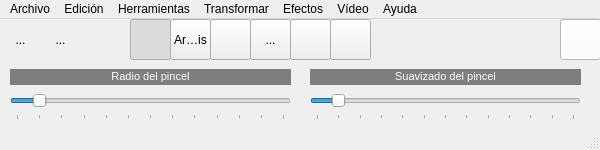
<?xml version="1.0" encoding="UTF-8"?>
<ui version="4.0">
 <class>MainWindow</class>
 <widget class="QMainWindow" name="MainWindow">
  <property name="geometry">
   <rect>
    <x>0</x>
    <y>0</y>
    <width>600</width>
    <height>150</height>
   </rect>
  </property>
  <property name="minimumSize">
   <size>
    <width>600</width>
    <height>150</height>
   </size>
  </property>
  <property name="maximumSize">
   <size>
    <width>600</width>
    <height>150</height>
   </size>
  </property>
  <property name="windowTitle">
   <string>QFotoPaint6</string>
  </property>
  <property name="windowIcon">
   <iconset resource="recursos.qrc">
    <normaloff>:/imagenes/icono.png</normaloff>:/imagenes/icono.png</iconset>
  </property>
  <widget class="QWidget" name="centralWidget">
   <widget class="QToolButton" name="toolButton">
    <property name="geometry">
     <rect>
      <x>40</x>
      <y>0</y>
      <width>41</width>
      <height>41</height>
     </rect>
    </property>
    <property name="text">
     <string>...</string>
    </property>
    <property name="icon">
     <iconset resource="recursos.qrc">
      <normaloff>:/imagenes/abrir.png</normaloff>:/imagenes/abrir.png</iconset>
    </property>
    <property name="iconSize">
     <size>
      <width>32</width>
      <height>32</height>
     </size>
    </property>
    <property name="autoRaise">
     <bool>true</bool>
    </property>
   </widget>
   <widget class="QToolButton" name="toolButton_2">
    <property name="geometry">
     <rect>
      <x>0</x>
      <y>0</y>
      <width>41</width>
      <height>41</height>
     </rect>
    </property>
    <property name="text">
     <string>...</string>
    </property>
    <property name="icon">
     <iconset resource="recursos.qrc">
      <normaloff>:/imagenes/nuevo.png</normaloff>:/imagenes/nuevo.png</iconset>
    </property>
    <property name="iconSize">
     <size>
      <width>32</width>
      <height>32</height>
     </size>
    </property>
    <property name="autoRaise">
     <bool>true</bool>
    </property>
   </widget>
   <widget class="QLabel" name="label">
    <property name="geometry">
     <rect>
      <x>10</x>
      <y>50</y>
      <width>281</width>
      <height>16</height>
     </rect>
    </property>
    <property name="styleSheet">
     <string notr="true">background-color: rgb(126, 126, 126);</string>
    </property>
    <property name="text">
     <string>&lt;!DOCTYPE HTML PUBLIC &quot;-//W3C//DTD HTML 4.0//EN&quot; &quot;http://www.w3.org/TR/REC-html40/strict.dtd&quot;&gt;
&lt;html&gt;&lt;head&gt;&lt;meta name=&quot;qrichtext&quot; content=&quot;1&quot; /&gt;&lt;style type=&quot;text/css&quot;&gt;
p, li { white-space: pre-wrap; }
&lt;/style&gt;&lt;/head&gt;&lt;body style=&quot; font-family:'MS Shell Dlg 2'; font-size:8.25pt; font-weight:400; font-style:normal;&quot;&gt;
&lt;p style=&quot; margin-top:0px; margin-bottom:0px; margin-left:0px; margin-right:0px; -qt-block-indent:0; text-indent:0px;&quot;&gt;&lt;span style=&quot; font-size:8pt; color:#ffffff;&quot;&gt;Radio del pincel&lt;/span&gt;&lt;/p&gt;&lt;/body&gt;&lt;/html&gt;</string>
    </property>
    <property name="alignment">
     <set>Qt::AlignmentFlag::AlignCenter</set>
    </property>
    <property name="wordWrap">
     <bool>false</bool>
    </property>
   </widget>
   <widget class="QSlider" name="horizontalSlider">
    <property name="geometry">
     <rect>
      <x>10</x>
      <y>70</y>
      <width>281</width>
      <height>31</height>
     </rect>
    </property>
    <property name="maximum">
     <number>120</number>
    </property>
    <property name="value">
     <number>10</number>
    </property>
    <property name="orientation">
     <enum>Qt::Orientation::Horizontal</enum>
    </property>
    <property name="tickPosition">
     <enum>QSlider::TickPosition::TicksBelow</enum>
    </property>
    <property name="tickInterval">
     <number>10</number>
    </property>
   </widget>
   <widget class="QLabel" name="label_2">
    <property name="geometry">
     <rect>
      <x>310</x>
      <y>50</y>
      <width>271</width>
      <height>16</height>
     </rect>
    </property>
    <property name="styleSheet">
     <string notr="true">background-color: rgb(126, 126, 126);</string>
    </property>
    <property name="text">
     <string>&lt;!DOCTYPE HTML PUBLIC &quot;-//W3C//DTD HTML 4.0//EN&quot; &quot;http://www.w3.org/TR/REC-html40/strict.dtd&quot;&gt;
&lt;html&gt;&lt;head&gt;&lt;meta name=&quot;qrichtext&quot; content=&quot;1&quot; /&gt;&lt;style type=&quot;text/css&quot;&gt;
p, li { white-space: pre-wrap; }
&lt;/style&gt;&lt;/head&gt;&lt;body style=&quot; font-family:'MS Shell Dlg 2'; font-size:8.25pt; font-weight:400; font-style:normal;&quot;&gt;
&lt;p style=&quot; margin-top:0px; margin-bottom:0px; margin-left:0px; margin-right:0px; -qt-block-indent:0; text-indent:0px;&quot;&gt;&lt;span style=&quot; font-size:8pt; color:#ffffff;&quot;&gt;Suavizado del pincel&lt;/span&gt;&lt;/p&gt;&lt;/body&gt;&lt;/html&gt;</string>
    </property>
    <property name="alignment">
     <set>Qt::AlignmentFlag::AlignCenter</set>
    </property>
    <property name="wordWrap">
     <bool>false</bool>
    </property>
   </widget>
   <widget class="QSlider" name="horizontalSlider_2">
    <property name="geometry">
     <rect>
      <x>310</x>
      <y>70</y>
      <width>271</width>
      <height>31</height>
     </rect>
    </property>
    <property name="maximum">
     <number>120</number>
    </property>
    <property name="value">
     <number>10</number>
    </property>
    <property name="orientation">
     <enum>Qt::Orientation::Horizontal</enum>
    </property>
    <property name="tickPosition">
     <enum>QSlider::TickPosition::TicksBelow</enum>
    </property>
    <property name="tickInterval">
     <number>10</number>
    </property>
   </widget>
   <widget class="QToolButton" name="toolButton_3">
    <property name="geometry">
     <rect>
      <x>80</x>
      <y>0</y>
      <width>41</width>
      <height>41</height>
     </rect>
    </property>
    <property name="text">
     <string/>
    </property>
    <property name="icon">
     <iconset resource="recursos.qrc">
      <normaloff>:/imagenes/guardar.png</normaloff>:/imagenes/guardar.png</iconset>
    </property>
    <property name="iconSize">
     <size>
      <width>32</width>
      <height>32</height>
     </size>
    </property>
    <property name="autoRaise">
     <bool>true</bool>
    </property>
   </widget>
   <widget class="QToolButton" name="toolButton_4">
    <property name="geometry">
     <rect>
      <x>130</x>
      <y>0</y>
      <width>41</width>
      <height>41</height>
     </rect>
    </property>
    <property name="text">
     <string/>
    </property>
    <property name="icon">
     <iconset resource="recursos.qrc">
      <normaloff>:/imagenes/punto.png</normaloff>:/imagenes/punto.png</iconset>
    </property>
    <property name="iconSize">
     <size>
      <width>32</width>
      <height>32</height>
     </size>
    </property>
    <property name="checkable">
     <bool>true</bool>
    </property>
    <property name="checked">
     <bool>true</bool>
    </property>
    <property name="autoExclusive">
     <bool>true</bool>
    </property>
   </widget>
   <widget class="QToolButton" name="toolButton_5">
    <property name="geometry">
     <rect>
      <x>210</x>
      <y>0</y>
      <width>41</width>
      <height>41</height>
     </rect>
    </property>
    <property name="text">
     <string/>
    </property>
    <property name="icon">
     <iconset resource="recursos.qrc">
      <normaloff>:/imagenes/linea.png</normaloff>:/imagenes/linea.png</iconset>
    </property>
    <property name="iconSize">
     <size>
      <width>32</width>
      <height>32</height>
     </size>
    </property>
    <property name="checkable">
     <bool>true</bool>
    </property>
    <property name="autoExclusive">
     <bool>true</bool>
    </property>
   </widget>
   <widget class="QToolButton" name="toolButton_6">
    <property name="geometry">
     <rect>
      <x>330</x>
      <y>0</y>
      <width>41</width>
      <height>41</height>
     </rect>
    </property>
    <property name="text">
     <string/>
    </property>
    <property name="icon">
     <iconset resource="recursos.qrc">
      <normaloff>:/imagenes/seleccionar.png</normaloff>:/imagenes/seleccionar.png</iconset>
    </property>
    <property name="iconSize">
     <size>
      <width>32</width>
      <height>32</height>
     </size>
    </property>
    <property name="checkable">
     <bool>true</bool>
    </property>
    <property name="autoExclusive">
     <bool>true</bool>
    </property>
   </widget>
   <widget class="QPushButton" name="pushButton">
    <property name="geometry">
     <rect>
      <x>560</x>
      <y>0</y>
      <width>41</width>
      <height>41</height>
     </rect>
    </property>
    <property name="styleSheet">
     <string notr="true">background-color: rgb(255, 255, 255);</string>
    </property>
    <property name="text">
     <string/>
    </property>
   </widget>
   <widget class="QToolButton" name="toolButton_7">
    <property name="geometry">
     <rect>
      <x>250</x>
      <y>0</y>
      <width>41</width>
      <height>41</height>
     </rect>
    </property>
    <property name="text">
     <string>...</string>
    </property>
    <property name="icon">
     <iconset resource="recursos.qrc">
      <normaloff>:/imagenes/rectangulo.png</normaloff>:/imagenes/rectangulo.png</iconset>
    </property>
    <property name="checkable">
     <bool>true</bool>
    </property>
    <property name="autoExclusive">
     <bool>true</bool>
    </property>
   </widget>
   <widget class="QToolButton" name="toolButton_8">
    <property name="geometry">
     <rect>
      <x>290</x>
      <y>0</y>
      <width>41</width>
      <height>41</height>
     </rect>
    </property>
    <property name="text">
     <string/>
    </property>
    <property name="icon">
     <iconset resource="recursos.qrc">
      <normaloff>:/imagenes/elipse.png</normaloff>:/imagenes/elipse.png</iconset>
    </property>
    <property name="checkable">
     <bool>true</bool>
    </property>
    <property name="autoExclusive">
     <bool>true</bool>
    </property>
   </widget>
   <widget class="QToolButton" name="toolButton_9">
    <property name="geometry">
     <rect>
      <x>170</x>
      <y>0</y>
      <width>41</width>
      <height>41</height>
     </rect>
    </property>
    <property name="text">
     <string>Arcoiris</string>
    </property>
    <property name="icon">
     <iconset resource="recursos.qrc">
      <normaloff>:/imagenes/arcoiris.png</normaloff>:/imagenes/arcoiris.png</iconset>
    </property>
    <property name="iconSize">
     <size>
      <width>32</width>
      <height>32</height>
     </size>
    </property>
    <property name="checkable">
     <bool>true</bool>
    </property>
    <property name="autoExclusive">
     <bool>true</bool>
    </property>
   </widget>
  </widget>
  <widget class="QMenuBar" name="menuBar">
   <property name="geometry">
    <rect>
     <x>0</x>
     <y>0</y>
     <width>600</width>
     <height>25</height>
    </rect>
   </property>
   <widget class="QMenu" name="menuArchivo">
    <property name="title">
     <string>Archivo</string>
    </property>
    <addaction name="actionNueva_imagen"/>
    <addaction name="actionAbrir_imagen"/>
    <addaction name="actionCaptura_de_Camara"/>
    <addaction name="actionCaptura_de_video"/>
    <addaction name="separator"/>
    <addaction name="actionGuardar"/>
    <addaction name="actionGuardar_como"/>
    <addaction name="separator"/>
    <addaction name="actionCerrar"/>
    <addaction name="actionSalir"/>
   </widget>
   <widget class="QMenu" name="menuEdici_n">
    <property name="title">
     <string>Edición</string>
    </property>
    <widget class="QMenu" name="menuOpciones">
     <property name="title">
      <string>Opciones</string>
     </property>
     <addaction name="actionColor_del_pincel"/>
     <addaction name="actionPreguntar_si_guardar"/>
    </widget>
    <widget class="QMenu" name="menuVer_histograma">
     <property name="title">
      <string>Ver histograma</string>
     </property>
     <addaction name="actionRojo"/>
     <addaction name="actionVerde"/>
     <addaction name="actionAzul"/>
     <addaction name="actionGrises"/>
    </widget>
    <addaction name="actionSeleccionar_todo"/>
    <addaction name="actionCopiar_a_nueva"/>
    <addaction name="separator"/>
    <addaction name="menuVer_histograma"/>
    <addaction name="menuOpciones"/>
   </widget>
   <widget class="QMenu" name="menuHerramientas">
    <property name="title">
     <string>Herramientas</string>
    </property>
    <addaction name="actionPunto"/>
    <addaction name="actionArcoiris"/>
    <addaction name="actionLinea"/>
    <addaction name="actionRect_ngulo"/>
    <addaction name="actionElipse"/>
    <addaction name="actionSeleccionar"/>
   </widget>
   <widget class="QMenu" name="menuTransformar">
    <property name="title">
     <string>Transformar</string>
    </property>
    <widget class="QMenu" name="menuRotar">
     <property name="title">
      <string>Rotar</string>
     </property>
     <addaction name="actionRotar_90"/>
     <addaction name="actionRotar_180"/>
     <addaction name="actionRotar_91"/>
    </widget>
    <addaction name="actionBrillo_contraste"/>
    <addaction name="actionMatiz_Saturaci_n_Luminosidad"/>
    <addaction name="actionInvertir"/>
    <addaction name="menuRotar"/>
    <addaction name="actionMedia_ponderada"/>
    <addaction name="actionAjuste_Lineal_Histograma"/>
    <addaction name="actionEscala_de_color"/>
   </widget>
   <widget class="QMenu" name="menuEfectos">
    <property name="title">
     <string>Efectos</string>
    </property>
    <widget class="QMenu" name="menuSuavizado">
     <property name="title">
      <string>Suavizado</string>
     </property>
     <addaction name="actionGausiano"/>
     <addaction name="actionMedia"/>
     <addaction name="actionMediana"/>
    </widget>
    <addaction name="menuSuavizado"/>
    <addaction name="separator"/>
    <addaction name="actionInPaint"/>
    <addaction name="actionBajo_relieve"/>
    <addaction name="separator"/>
    <addaction name="actionPinchar_estirar"/>
   </widget>
   <widget class="QMenu" name="menuV_deo">
    <property name="title">
     <string>Vídeo</string>
    </property>
    <widget class="QMenu" name="menuImagen_a_v_deo">
     <property name="title">
      <string>Imagen a vídeo</string>
     </property>
     <addaction name="actionRotar_imagen"/>
     <addaction name="actionStar_Wars"/>
    </widget>
    <widget class="QMenu" name="menuV_deo_a_imagen">
     <property name="title">
      <string>Vídeo a imagen</string>
     </property>
     <addaction name="actionImagen_media"/>
    </widget>
    <addaction name="menuImagen_a_v_deo"/>
    <addaction name="menuV_deo_a_imagen"/>
    <addaction name="actionV_deo_a_video"/>
   </widget>
   <widget class="QMenu" name="menuAyuda">
    <property name="title">
     <string>Ayuda</string>
    </property>
    <addaction name="actionAcerca_de"/>
   </widget>
   <addaction name="menuArchivo"/>
   <addaction name="menuEdici_n"/>
   <addaction name="menuHerramientas"/>
   <addaction name="menuTransformar"/>
   <addaction name="menuEfectos"/>
   <addaction name="menuV_deo"/>
   <addaction name="menuAyuda"/>
  </widget>
  <widget class="QStatusBar" name="statusBar"/>
  <action name="actionNueva_imagen">
   <property name="text">
    <string>Nueva imagen...</string>
   </property>
  </action>
  <action name="actionAbrir_imagen">
   <property name="text">
    <string>Abrir imagen...</string>
   </property>
  </action>
  <action name="actionGuardar">
   <property name="text">
    <string>Guardar</string>
   </property>
  </action>
  <action name="actionGuardar_como">
   <property name="text">
    <string>Guardar como...</string>
   </property>
  </action>
  <action name="actionCerrar">
   <property name="text">
    <string>Cerrar</string>
   </property>
  </action>
  <action name="actionSalir">
   <property name="text">
    <string>Salir</string>
   </property>
  </action>
  <action name="actionPunto">
   <property name="text">
    <string>Punto</string>
   </property>
  </action>
  <action name="actionLinea">
   <property name="text">
    <string>Línea</string>
   </property>
  </action>
  <action name="actionSeleccionar">
   <property name="text">
    <string>Seleccionar</string>
   </property>
  </action>
  <action name="actionSeleccionar_todo">
   <property name="text">
    <string>Seleccionar todo</string>
   </property>
  </action>
  <action name="actionColor_del_pincel">
   <property name="text">
    <string>Color del pincel...</string>
   </property>
  </action>
  <action name="actionPreguntar_si_guardar">
   <property name="checkable">
    <bool>true</bool>
   </property>
   <property name="checked">
    <bool>false</bool>
   </property>
   <property name="text">
    <string>Preguntar si guardar</string>
   </property>
  </action>
  <action name="actionBrillo_contraste">
   <property name="text">
    <string>Brillo/Contraste/Gama...</string>
   </property>
  </action>
  <action name="actionInvertir">
   <property name="text">
    <string>Invertir</string>
   </property>
  </action>
  <action name="actionRotar_90">
   <property name="text">
    <string>Rotar 90º</string>
   </property>
  </action>
  <action name="actionRotar_91">
   <property name="text">
    <string>Rotar 270º</string>
   </property>
  </action>
  <action name="actionMedia_ponderada">
   <property name="text">
    <string>Media ponderada...</string>
   </property>
  </action>
  <action name="actionRotar_180">
   <property name="text">
    <string>Rotar 180º</string>
   </property>
  </action>
  <action name="actionGausiano">
   <property name="text">
    <string>Gausiano...</string>
   </property>
  </action>
  <action name="actionMedia">
   <property name="text">
    <string>Media...</string>
   </property>
  </action>
  <action name="actionV_deo_a_video">
   <property name="text">
    <string>Vídeo a video</string>
   </property>
  </action>
  <action name="actionRotar_imagen">
   <property name="text">
    <string>Rotar imagen...</string>
   </property>
  </action>
  <action name="actionAcerca_de">
   <property name="text">
    <string>Acerca de...</string>
   </property>
  </action>
  <action name="actionImagen_media">
   <property name="text">
    <string>Imagen media...</string>
   </property>
  </action>
  <action name="actionRect_ngulo">
   <property name="text">
    <string>Rectángulo</string>
   </property>
  </action>
  <action name="actionMediana">
   <property name="text">
    <string>Mediana</string>
   </property>
  </action>
  <action name="actionElipse">
   <property name="text">
    <string>Elipse</string>
   </property>
  </action>
  <action name="actionRojo">
   <property name="text">
    <string>Rojo</string>
   </property>
  </action>
  <action name="actionVerde">
   <property name="text">
    <string>Verde</string>
   </property>
  </action>
  <action name="actionAzul">
   <property name="text">
    <string>Azul</string>
   </property>
  </action>
  <action name="actionGrises">
   <property name="text">
    <string>Grises</string>
   </property>
  </action>
  <action name="actionCopiar_a_nueva">
   <property name="text">
    <string>Copiar a nueva</string>
   </property>
  </action>
  <action name="actionCaptura_de_Camara">
   <property name="text">
    <string>Captura de cámara...</string>
   </property>
  </action>
  <action name="actionAjuste_Lineal_Histograma">
   <property name="text">
    <string>Ajuste Lineal Histograma...</string>
   </property>
  </action>
  <action name="actionArcoiris">
   <property name="text">
    <string>Arcoíris</string>
   </property>
  </action>
  <action name="actionCaptura_de_video">
   <property name="text">
    <string>Captura de video...</string>
   </property>
  </action>
  <action name="actionBajo_relieve">
   <property name="text">
    <string>Bajo relieve...</string>
   </property>
  </action>
  <action name="actionEscala_de_color">
   <property name="text">
    <string>Escala de color</string>
   </property>
  </action>
  <action name="actionPinchar_estirar">
   <property name="text">
    <string>Pinchar/estirar</string>
   </property>
  </action>
  <action name="actionStar_Wars">
   <property name="text">
    <string>Star Wars...</string>
   </property>
  </action>
  <action name="actionMatiz_Saturaci_n_Luminosidad">
   <property name="text">
    <string>Matiz/Saturación/Luminosidad...</string>
   </property>
  </action>
  <action name="actionInPaint">
   <property name="text">
    <string>InPaint</string>
   </property>
  </action>
 </widget>
 <layoutdefault spacing="6" margin="11"/>
 <resources>
  <include location="recursos.qrc"/>
 </resources>
 <connections/>
</ui>
